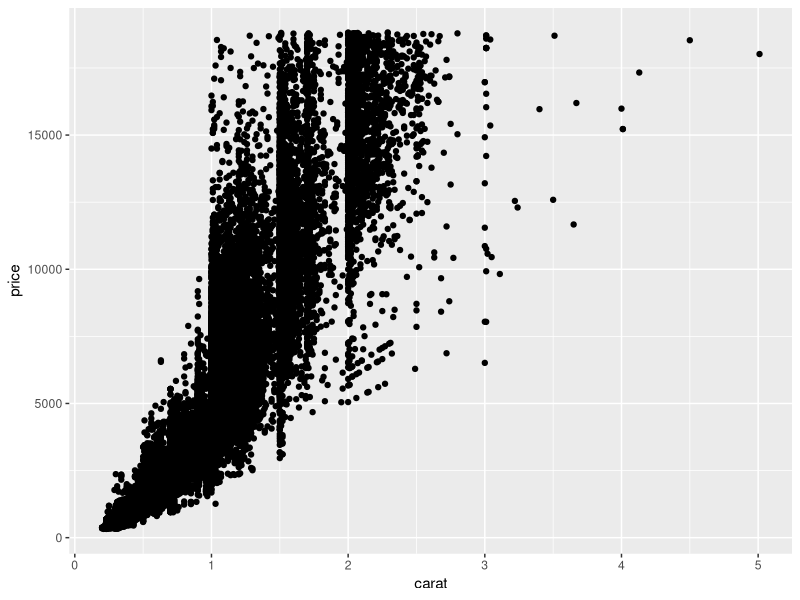
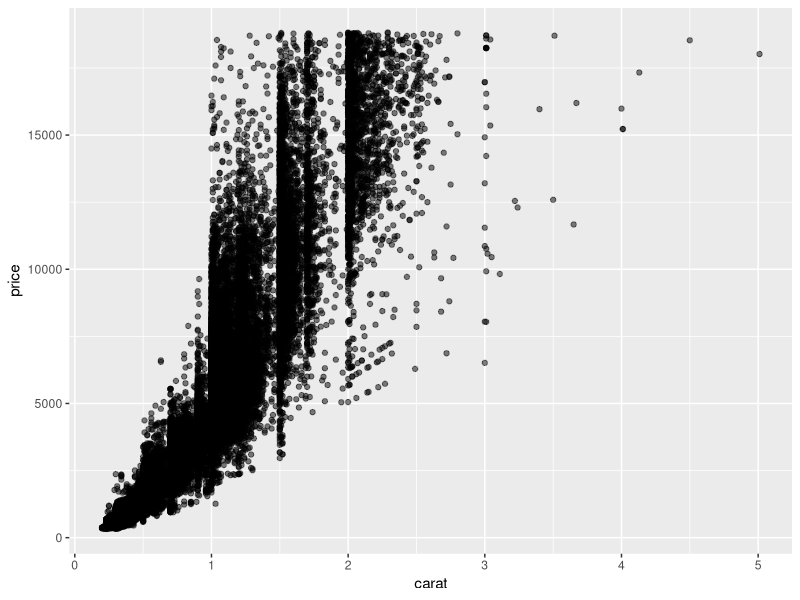
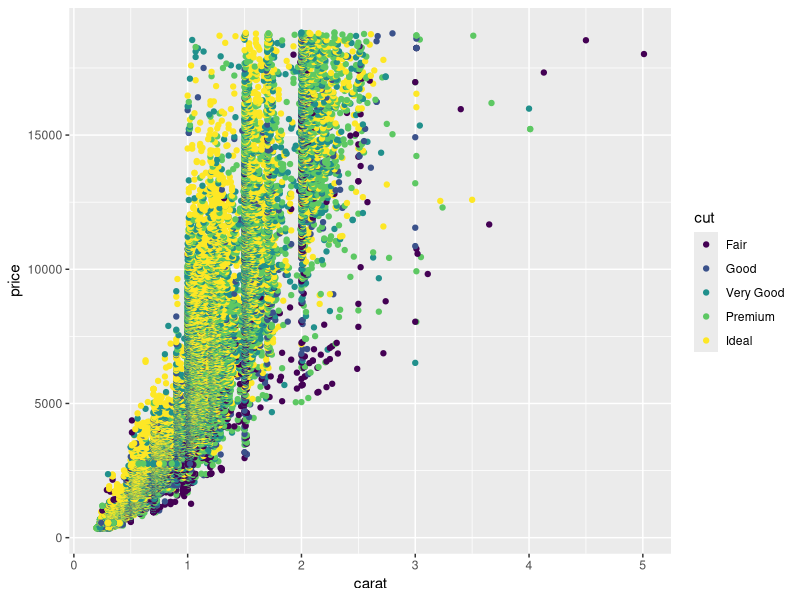
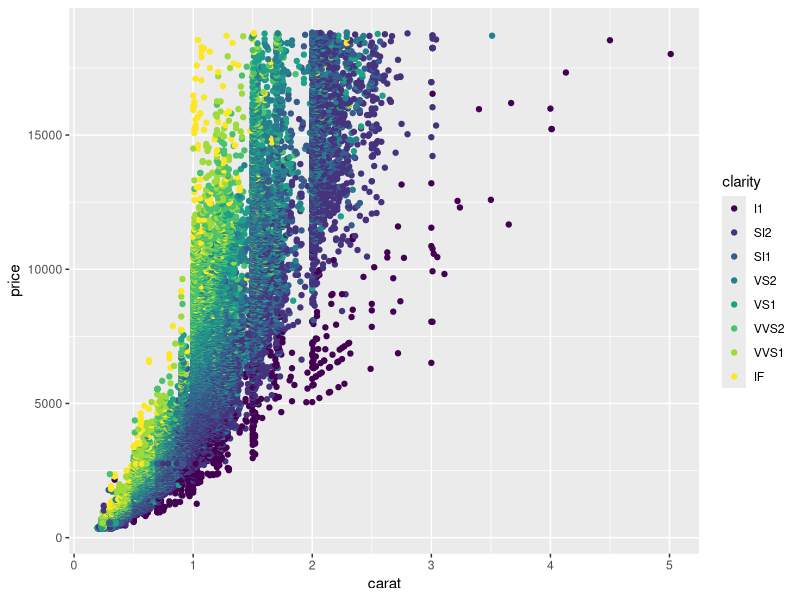
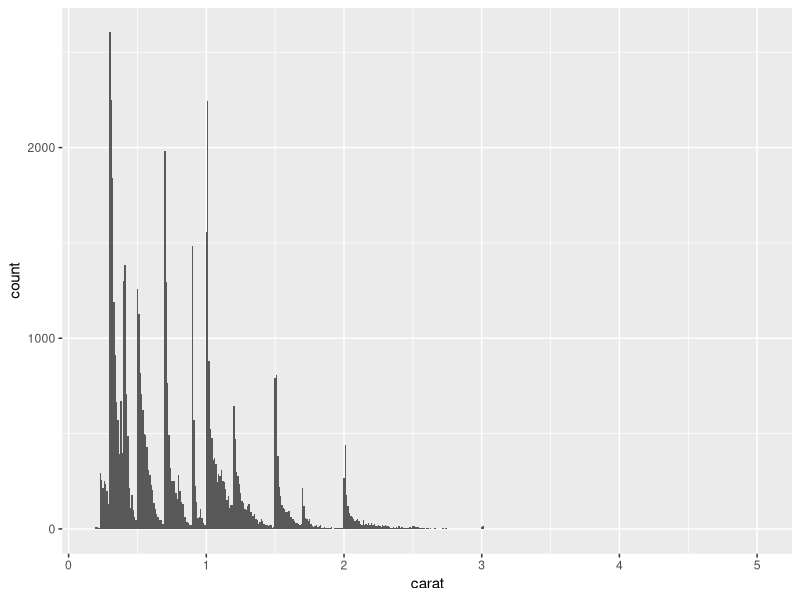

Generate these figures, in order, with R:
## https://github.com/UofTCoders/paper-rcourse
## https://github.com/UofTCoders/Events/issues/237

## ggplot2 functions to plot
## ctrl + enter = runs multple lines

5 + 5

## see email instructions
install.packages('ggplot2')
## import
library(ggplot2)

## load dataset gently
head(diamonds)

## make subset data, obj called d
d <- head(diamonds, n = 1000)

## start with ggplot(dataframe arguments)
## aesthetics = axis relationships (x, y)
## add + at the end of the line  
## geom_point() = scatter plot with points
ggplot(diamonds, aes(x = carat, y = price)) + 
  geom_point()

## 1st line: ^^ function on top +
## 2nd line: plot

## ---------------------------------------------------------------------------

## save ggplot as an object
p <- ggplot(diamonds, aes(x = carat, y = price))

## same as line 24
## reduce opacity of points, 0 to 1 (solid)
## alpha == transparency point
p + 
  geom_point(alpha = 0.5)  ## alpha [0, 1]


## alter setttings
## explain via categorical measures by add aes color = column name
ggplot(diamonds, aes(x = carat, y = price, color = cut)) + 
  geom_point()

## IF & I1 diamonds = outiners of cluster lines (not really similar to PCA = principal component analysis)
## be geom-point specific
ggplot(diamonds, aes(x = carat, y = price, color = clarity)) + 
  ## localize aesthetics
  geom_point(aes(color = clarity))


## Histogram = no y
## split into 30 equal size bins
ggplot(diamonds, aes(x = carat)) + 
  geom_histogram(binwidth = 0.01)  ## split size
